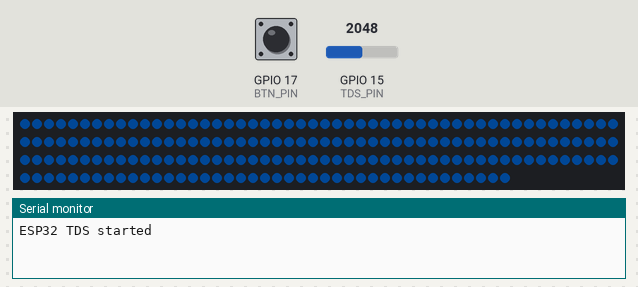
A program run on a simulated ESP32. Shown: 191 RGB LEDs in strip order, left to right, continuing on the next row, the last lines printed to the serial monitor. The test bench sets the inputs (shaded band); at power-on: GPIO 17 (BTN_PIN) HIGH, GPIO 15 (TDS_PIN) = 2048. Dim RGB values are drawn brighter than linear.

Above: at 1.4 s.
1.5 s: GPIO 17 (BTN_PIN) pulled LOW for 0.15 s
At 1.96 s:
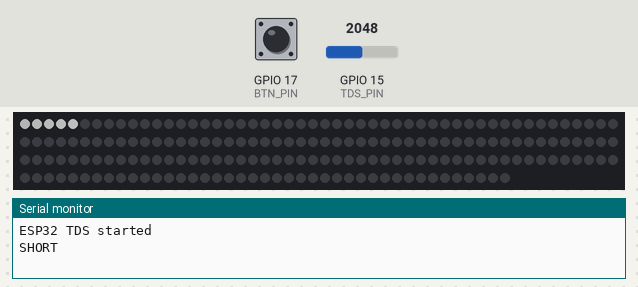
2.2 s: GPIO 17 (BTN_PIN) pulled LOW for 3.2 s
At 4.67 s:
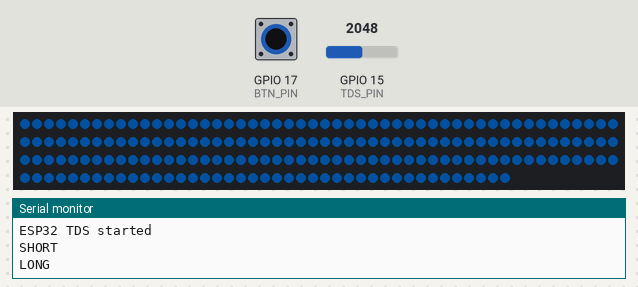
6.0 s: GPIO 17 (BTN_PIN) pulled LOW for 1 s
At 7.29 s:
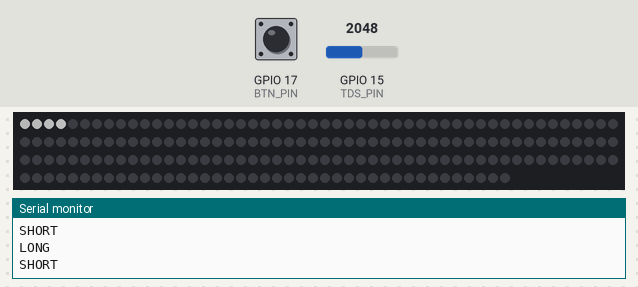
10.6 s: GPIO 17 (BTN_PIN) pulled LOW for 1 s
Timing chart, 0 to 13.2 s (numbered marks = the images above; inputs shaded):
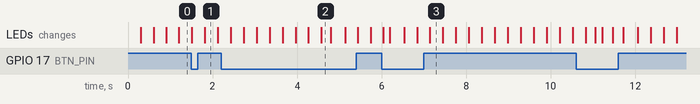

Measured:
- after the input at 1.5 s, the LEDs: first differ from a run without the input after 0.32 s (image 1)
- after the input at 2.2 s, the LEDs: first differ from a run without the input after 2.1 s (image 2 shows a later state)
- after the input at 6.0 s, the LEDs: first differ from a run without the input after 1.1 s (image 3)

The program:

main.cpp
```cpp
#include <Arduino.h>
#include <Adafruit_NeoPixel.h>

// --------- Pins ----------
static const int TDS_PIN = 15;
static const int BTN_PIN = 17;       // button to GND
static const int LED_STRIP_PIN = 23;
static const int LED_COUNT = 191;
static const int LED_BRIGHTNESS = 80;

// --------- Sampling ----------
static const int SAMPLES = 30;
static const int SAMPLE_DELAY_MS = 5;
static const float TEMP_C = 25.0f;
static const float LP_ALPHA = 0.25f;
static const uint32_t TDS_PERIOD_MS = 250;

// --------- Button behavior ----------
static const uint32_t DEBOUNCE_MS = 40;
static const uint32_t LONG_PRESS_MS = 2000;

// --------- Values ----------
static float offsetPpm = 0.0f;
static float scaleK = 1.0f;
static float filteredPpm = 0.0f;

Adafruit_NeoPixel strip(LED_COUNT, LED_STRIP_PIN, NEO_GRBW + NEO_KHZ800);

// --------- UI state machine ----------
enum UiState { STATE_RESET_IDLE = 0, STATE_LOADING, STATE_SHOW_TDS };
static UiState uiState = STATE_RESET_IDLE;
static uint32_t stateStartMs = 0;

// --------- Timing ----------
static uint32_t lastTdsMs = 0;

// --------- Button debouncer ----------
struct Button {
  int pin;
  bool stablePressed = false;      // debounced stable state
  bool lastReading = false;        // last raw reading
  uint32_t lastChangeMs = 0;       // last time raw changed
  uint32_t pressStartMs = 0;       // time when stable pressed started
  bool longFired = false;

  void begin(int p) {
    pin = p;
    pinMode(pin, INPUT_PULLUP);
    bool raw = (digitalRead(pin) == LOW);
    stablePressed = raw;
    lastReading = raw;
    lastChangeMs = millis();
    pressStartMs = stablePressed ? millis() : 0;
    longFired = false;
  }

  void update(bool &shortPress, bool &longPress) {
    shortPress = false;
    longPress  = false;

    uint32_t now = millis();
    bool raw = (digitalRead(pin) == LOW);

    if (raw != lastReading) {
      lastReading = raw;
      lastChangeMs = now;
    }

    if ((now - lastChangeMs) < DEBOUNCE_MS) return;

    if (raw != stablePressed) {
      stablePressed = raw;

      if (stablePressed) {
        pressStartMs = now;
        longFired = false;
      } else {
        if (!longFired) shortPress = true;
      }
    }

    if (stablePressed && !longFired) {
      if ((now - pressStartMs) >= LONG_PRESS_MS) {
        longPress = true;
        longFired = true;
      }
    }
  }
};

static Button btn;

// ----- TDS math -----
static float tdsFromVoltage(float v, float tempC)
{
  float compensation = 1.0f + 0.02f * (tempC - 25.0f);
  float vComp = v / compensation;
  float tds = (133.42f * vComp * vComp * vComp - 255.86f * vComp * vComp + 857.39f * vComp) * 0.5f;
  return tds;
}

static float readVoltageAveraged()
{
  uint32_t mvSum = 0;
  for (int i = 0; i < SAMPLES; i++) {
    mvSum += analogReadMilliVolts(TDS_PIN);
    delay(SAMPLE_DELAY_MS);
  }
  float mv = (float)mvSum / (float)SAMPLES;
  return mv / 1000.0f;
}

static float lowpass(float prev, float x, float alpha)
{
  return prev + alpha * (x - prev);
}

// ----- Color mapping -----
static void hsvToRgb(float h, float s, float v, uint8_t &r, uint8_t &g, uint8_t &b)
{
  float c = v * s;
  float hh = fmodf(h / 60.0f, 6.0f);
  float x = c * (1 - fabsf(fmodf(hh, 2.0f) - 1));
  float m = v - c;
  float rf=0, gf=0, bf=0;

  if (hh < 1) { rf = c; gf = x; bf = 0; }
  else if (hh < 2) { rf = x; gf = c; bf = 0; }
  else if (hh < 3) { rf = 0; gf = c; bf = x; }
  else if (hh < 4) { rf = 0; gf = x; bf = c; }
  else if (hh < 5) { rf = x; gf = 0; bf = c; }
  else { rf = c; gf = 0; bf = x; }

  r = (uint8_t)roundf((rf + m) * 255.0f);
  g = (uint8_t)roundf((gf + m) * 255.0f);
  b = (uint8_t)roundf((bf + m) * 255.0f);
}

static void ppmToColor(float ppm, uint8_t &r, uint8_t &g, uint8_t &b, uint8_t &w)
{
  float minPpm = 100.0f;
  float maxPpm = 420.0f;

  if (ppm < minPpm) ppm = minPpm;
  if (ppm > maxPpm) ppm = maxPpm;

  float t = (ppm - minPpm) / (maxPpm - minPpm);

  float hue = (t < 0.5f)
                ? (160.0f + (60.0f - 160.0f) * (t / 0.5f))
                : (60.0f + (0.0f - 60.0f) * ((t - 0.5f) / 0.5f));

  hsvToRgb(hue, 1.0f, 1.0f, r, g, b);
  w = 0;
}

// ----- LEDs -----
static void clearStrip()
{
  strip.clear();
  strip.show();
}

static void clearValues()
{
  filteredPpm = 0.0f;
  offsetPpm = 0.0f;
  scaleK = 1.0f;
}

static void animateResetIdlePulse()
{
  // light blue pulse forever
  const uint8_t baseR = 0;
  const uint8_t baseG = 70;
  const uint8_t baseB = 140;
  const uint8_t baseW = 0;

  uint32_t now = millis();
  float t = (float)(now % 1400UL) / 1400.0f;
  float s = sinf(t * 3.1415926f);
  float k = 0.10f + 0.90f * s;

  uint8_t r = (uint8_t)(baseR * k);
  uint8_t g = (uint8_t)(baseG * k);
  uint8_t b = (uint8_t)(baseB * k);
  uint8_t w = (uint8_t)(baseW * k);

  for (int i = 0; i < LED_COUNT; i++) {
    strip.setPixelColor(i, strip.Color(r, g, b, w));
  }
  strip.show();
}

// White spiral loader (W channel)
static void animateLoading(uint32_t elapsedMs)
{
  const int trail = 18;
  const uint32_t stepMs = 25;
  int head = (int)(elapsedMs / stepMs);

  strip.clear();

  for (int t = 0; t < trail; t++) {
    int idx = head - t;
    if (idx < 0) break;
    if (idx >= LED_COUNT) continue;

    float k = 1.0f - (float)t / (float)trail;
    uint8_t w = (uint8_t)(255.0f * k);          // white brightness
    strip.setPixelColor(idx, strip.Color(0, 0, 0, w));
  }

  strip.show();
}

static void renderTdsColorBar(float ppm)
{
  uint8_t r, g, b, w;
  ppmToColor(ppm, r, g, b, w);

  for (int i = 0; i < LED_COUNT; i++) {
    strip.setPixelColor(i, strip.Color(r, g, b, w));
  }
  strip.show();
}

static void updateTdsIfDue()
{
  uint32_t now = millis();
  if ((now - lastTdsMs) < TDS_PERIOD_MS) return;
  lastTdsMs = now;

  float v = readVoltageAveraged();
  float rawPpm = tdsFromVoltage(v, TEMP_C);
  if (rawPpm < 0) rawPpm = 0;

  float ppm = (rawPpm * scaleK) - offsetPpm;
  if (ppm < 0) ppm = 0;

  filteredPpm = lowpass(filteredPpm, ppm, LP_ALPHA);

  Serial.print("BTN=");
  Serial.print(btn.stablePressed ? "DOWN" : "UP");
  Serial.print("  V=");
  Serial.print(v, 3);
  Serial.print("  raw=");
  Serial.print(rawPpm, 1);
  Serial.print("  filtered=");
  Serial.println(filteredPpm, 1);

  renderTdsColorBar(filteredPpm);
}

void setup()
{
  Serial.begin(115200);
  delay(200);

  analogSetPinAttenuation(TDS_PIN, ADC_11db);

  btn.begin(BTN_PIN);

  strip.begin();
  strip.setBrightness(LED_BRIGHTNESS);
  clearStrip();

  clearValues();
  uiState = STATE_RESET_IDLE;
  stateStartMs = millis();

  Serial.println();
  Serial.println("ESP32 TDS started");
}

void loop()
{
  bool shortPress = false, longPress = false;
  btn.update(shortPress, longPress);

  if (shortPress) Serial.println("SHORT");
  if (longPress)  Serial.println("LONG");

  if (longPress) {
    clearValues();
    uiState = STATE_RESET_IDLE;
    stateStartMs = millis();
  }

  uint32_t now = millis();
  uint32_t elapsed = now - stateStartMs;

  if (uiState == STATE_RESET_IDLE) {
    animateResetIdlePulse();

    if (shortPress) {
      uiState = STATE_LOADING;
      stateStartMs = now;
      clearStrip();
    }
    return;
  }

  if (uiState == STATE_LOADING) {
    const uint32_t loadingTotalMs = 4000;  // changed to 4000 ms
    animateLoading(elapsed);

    if (elapsed >= loadingTotalMs) {
      uiState = STATE_SHOW_TDS;
      stateStartMs = now;
      clearStrip();
      lastTdsMs = 0; // force immediate reading
    }
    return;
  }

  // STATE_SHOW_TDS
  if (shortPress) {
    uiState = STATE_LOADING;
    stateStartMs = now;
    clearStrip();
    return;
  }

  updateTdsIfDue();
}
```
